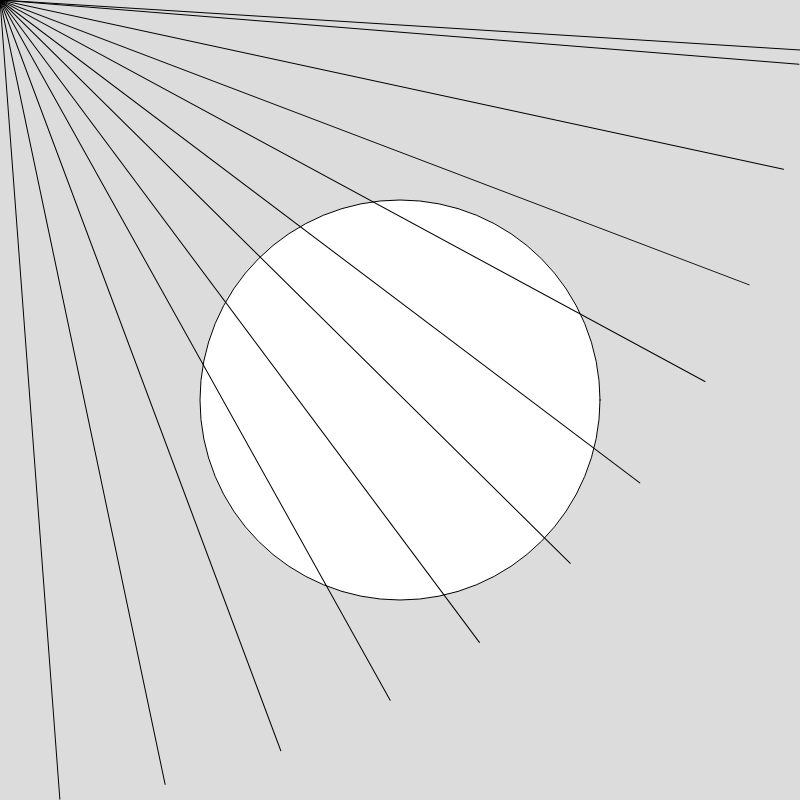
Frame 1 (no input)
Frame 60 (no input): identical to frame 1, image omitted
Frame 120 (the mouse pressed at the canvas centre since frame 60): identical to frame 1, image omitted

The p5.js sketch that drew this single still picture (run headless with seeded random() and noise() and a simulated clock; from frame 60 on, the mouse is pressed at the canvas centre):

// p5.js sketch
// ── sketch.js
// Project Title
// Your Name
// Date
//
// Extra for Experts:
// - describe what you did to take this project "above and beyond"


function setup() {
  createCanvas(800, 800);
}

function draw() {
  background(220);
  
  circle(width/2,width/2,400);
  let angle = 0;
  while(angle < 45){
    push();
    rotate(angle);
    line(800,50,0,0);
    pop();
    angle += 1;
  }
}
